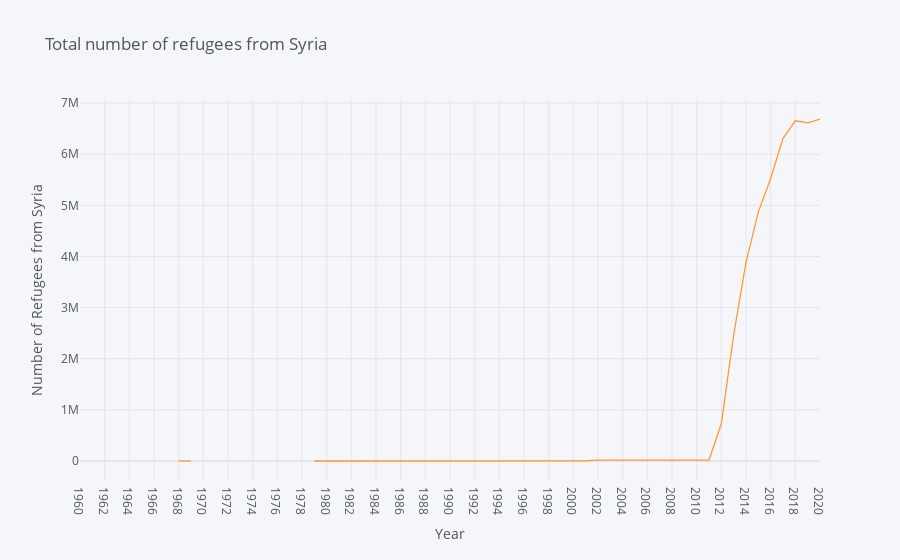

This figure's notebook cell:
### Code cell
syrian_refugees["Refugee population by country or territory of origin"].iplot(title= 'Total number of refugees from Syria', xTitle = 'Year', yTitle = 'Number of Refugees from Syria')

### Figure 1 — Plotly figure (JSON) as saved in the notebook; plotly's stock layout.template omitted (floating-point values rounded to 4 significant figures)
{"data": [{"line": {"color": "rgba(255, 153, 51, 1.0)", "dash": "solid", "shape": "linear", "width": 1.3}, "mode": "lines", "name": "Refugee population by country or territory of origin", "text": "", "type": "scatter", "x": ["1960", "1961", "1962", "1963", "1964", "1965", "1966", "1967", "1968", "1969", "1970", "1971", "1972", "1973", "1974", "1975", "1976", "1977", "1978", "1979", "1980", "1981", "1982", "1983", "1984", "1985", "1986", "1987", "1988", "1989", "1990", "1991", "1992", "1993", "1994", "1995", "1996", "1997", "1998", "1999", "2000", "2001", "2002", "2003", "2004", "2005", "2006", "2007", "2008", "2009", "2010", "2011", "2012", "2013", "2014", "2015", "2016", "2017", "2018", "2019", "2020"], "y": ["", "", "", "", "", "", "", "", 1200, 1200, "", "", "", "", "", "", "", "", "", 500, 500, 505, 505, 526, 529, 2599, 534, 20, 881, 397, 2148, 3037, 4408, 5412, 7087, 7995, 8611, 8653, 8132, 6693, 5868, 4861, 18908, 20816, 21430, 16395, 12327, 13684, 15206, 17915, 18451, 19931, 729012, 2468323, 3887490, 4873236, 5524511, 6310498, 6654374, 6615249, 6689582]}], "layout": {"legend": {"bgcolor": "#F5F6F9", "font": {"color": "#4D5663"}}, "paper_bgcolor": "#F5F6F9", "plot_bgcolor": "#F5F6F9", "title": {"font": {"color": "#4D5663"}, "text": "Total number of refugees from Syria"}, "xaxis": {"gridcolor": "#E1E5ED", "showgrid": true, "tickfont": {"color": "#4D5663"}, "title": {"font": {"color": "#4D5663"}, "text": "Year"}, "zerolinecolor": "#E1E5ED"}, "yaxis": {"gridcolor": "#E1E5ED", "showgrid": true, "tickfont": {"color": "#4D5663"}, "title": {"font": {"color": "#4D5663"}, "text": "Number of Refugees from Syria"}, "zerolinecolor": "#E1E5ED"}}}
